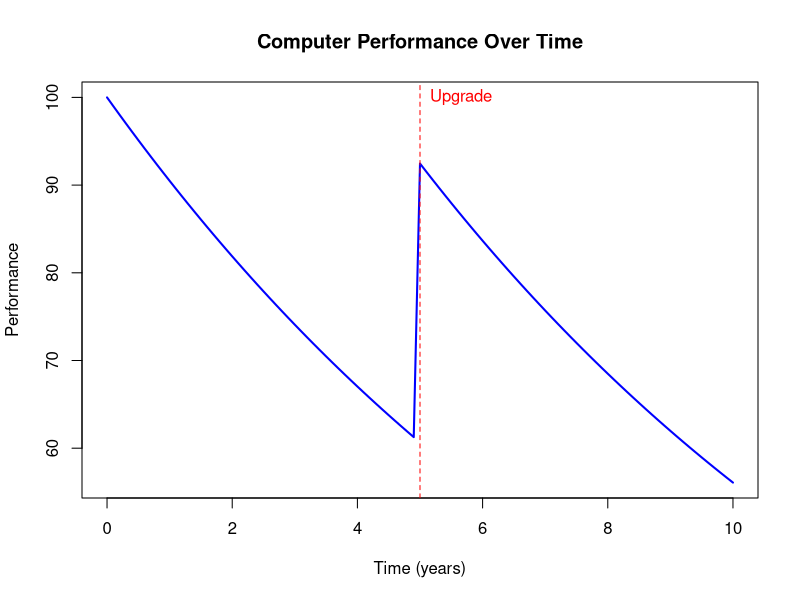

Reproduce this figure in R.
# Define the performance decay function
performance_decay <- function(initial_perf, decay_rate, time) {
  return(initial_perf * exp(-decay_rate * time))
}

# Define the overall performance function
overall_performance <- function(initial_perf, old_replaced_perf, new_perf, decay_rate, total_time, upgrade_time) {
  # Time step for splitting each year into 10 parts
  time_step <- 0.1
  num_steps <- total_time / time_step
  upgrade_step <- upgrade_time / time_step
  
  # Initialize a vector to store overall performance
  perf_overall <- numeric(num_steps + 1)
  time_points <- seq(0, total_time, by = time_step)
  
  # Calculate performance before the upgrade
  for (i in 1:upgrade_step) {
    t <- time_points[i]
    perf_overall[i] <- performance_decay(initial_perf, decay_rate, t)
  }
  
  # Calculate performance at the upgrade time
  t_upgrade <- time_points[upgrade_step + 1]
  perf_initial_decay <- performance_decay(initial_perf, decay_rate, t_upgrade)
  perf_old_replaced_decay <- performance_decay(old_replaced_perf, decay_rate, t_upgrade)
  perf_at_upgrade <- perf_initial_decay - perf_old_replaced_decay + new_perf
  
  # Ensure the performance jumps correctly at the upgrade point
  perf_overall[upgrade_step + 1] <- perf_at_upgrade
  
  # Calculate performance after the upgrade
  for (i in (upgrade_step + 2):(num_steps + 1)) {
    t <- time_points[i]
    time_after_upgrade <- t - t_upgrade
    perf_overall[i] <- perf_at_upgrade * exp(-decay_rate * time_after_upgrade)
  }
  
  return(list(perf_overall = perf_overall, time_points = time_points))
}

# Example values
initial_perf <- 100
old_replaced_perf <- 30
new_perf <- 50
decay_rate <- 0.1
total_time <- 10
upgrade_time <- 5

# Calculate overall performance
result <- overall_performance(initial_perf, old_replaced_perf, new_perf, decay_rate, total_time, upgrade_time)
perf_overall <- result$perf_overall
time_points <- result$time_points

# Plot the performance
plot(time_points, perf_overall, type = "l", col = "blue", lwd = 2,
     xlab = "Time (years)", ylab = "Performance",
     main = "Computer Performance Over Time",
     pch = ifelse(time_points == upgrade_time, 19, 1), col.lab = "black")
abline(v = upgrade_time, col = "red", lty = 2)
text(upgrade_time, max(perf_overall), labels = "Upgrade", pos = 4, col = "red")
